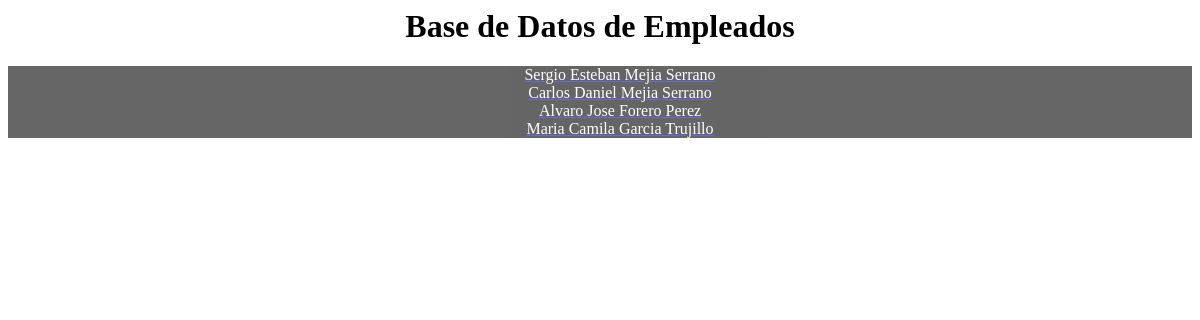
The page / on the database its author committed.
### workers/models.py (models this page shows, shortened)
class Worker(models.Model):
	pp = (
		('Y','Yes'),
		('N','No'),
		)
	sx = (
		('F','Female'),
		('M','Male'),
		)
	last_name =  models.CharField(max_length=100)
	first_name = models.CharField(max_length=100)
	age = models.CharField(max_length=3,default=1)
	sex = models.CharField(max_length=1,choices=sx)
	email = models.EmailField(default='s@sergioe21.com')
	paid = models.CharField(max_length=1,choices = pp)
	url_background = models.CharField(max_length=500,default='http://www.vallourec-ra2013.com/assets/img/background/background-univ-petrole-degrade.png')

### workers/views.py (the view)
# urls.py: url(r'^$',views.show, name='show'),
def show(request):
	return render(request,'workers/index.html',{'workers':Worker.objects.all()})

### workers/templates/workers/index.html
{% load staticfiles %}
<HTML>
<head>
	<link rel="stylesheet" type="text/css" href="{% static 'workers/index.css'%}">
</head>
<body>
	<header>
		<h1>Base de Datos de Empleados</h1>
	</header>
	<div>
		<ul>
			{% for worker in workers %}
			<a href="/{{worker.id}}"><li>{{worker.first_name}} {{worker.last_name}} </li></a>
			{% endfor %}
		</ul>
	</div>
</body>
</HTML>

### workers/static/workers/index.css (style rules this page uses)
li { text-align: center; list-style-type: none; color: #ffffff; }
h1 { text-align: center; }
div { background-color: #000000; opacity: 0.6; }

### rows shown on the page
Worker: first_name "Sergio Esteban", last_name "Mejia Serrano"
Worker: first_name "Carlos Daniel", last_name "Mejia Serrano"
Worker: first_name "Alvaro Jose", last_name "Forero Perez"
Worker: first_name "Maria Camila", last_name "Garcia Trujillo"
